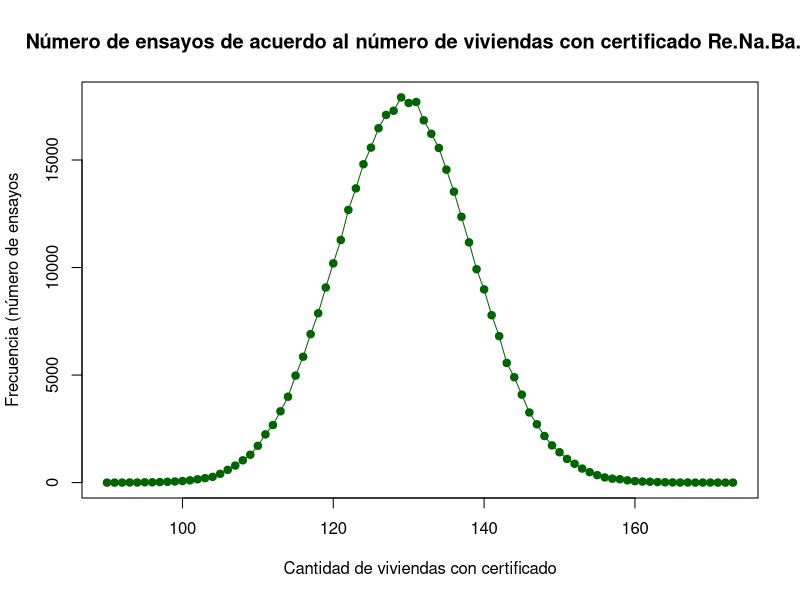

R code for this plot:
options(scipen = 999)
# Cantidad de simulaciones

# Obtener la tabla de frecuencias para rbinom
frecuencias <- rbinom(400000, 350, 0.37)
frecuenciasTable <- table(frecuencias)

# Convertir a vectores para graficar con líneas
x_vals <- as.numeric(names(frecuenciasTable))
y_vals <- as.numeric(frecuenciasTable)
# Graficar como curva
plot(x_vals, y_vals, type = "o", pch = 19, col = "darkgreen",
     main =  paste("Número de ensayos de acuerdo al número de viviendas con certificado Re.Na.Ba.P"),
     xlab = "Cantidad de viviendas con certificado", ylab = "Frecuencia (número de ensayos")

summary(frecuencias)
